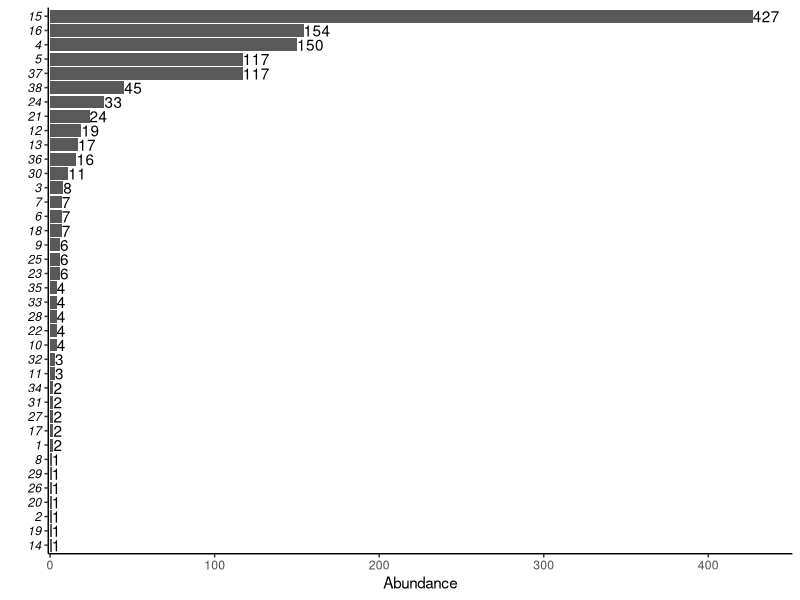

Reproduce this figure in R.
# Spatial Figures 
# Author: Isabella Richmond 
# This script is for producing species abundance bar plot


#### Load Packages ####
p <- c("dplyr" ,"ggplot2")
lapply(p, library, character.only=T)


#### Data Input ####
species <- read.csv('output/ButterflySpecies.csv')
butt <- read.csv("output/ButterflyAbundance.csv")


#### Species Counts ####
counts <- select(butt, HESSP:DANPLE)
names(counts) <- species$ScientificNames[match(names(counts), species$SpeciesCode)]
counts <- as.data.frame(colSums(counts, na.rm=TRUE))
counts <- rename(counts, 'count' = `colSums(counts, na.rm = TRUE)`)
counts$species <- row.names(counts)


#### Plot ####
h <- ggplot(counts, aes(count, reorder(species, count, sum))) + 
  geom_bar(stat = 'identity') + 
  geom_text(aes(label = count), hjust = 0) + 
  theme_classic() + 
  theme(axis.text.y = element_text(face = 'italic', colour = 'black')) + 
  scale_x_continuous(expand = c(0.0025, 0), limits = c(0, 450)) + 
  ylab("") + 
  xlab("Abundance")

ggsave("figures/AbundanceHistogram.png", h, height = 8, width = 8, dpi = 450)
